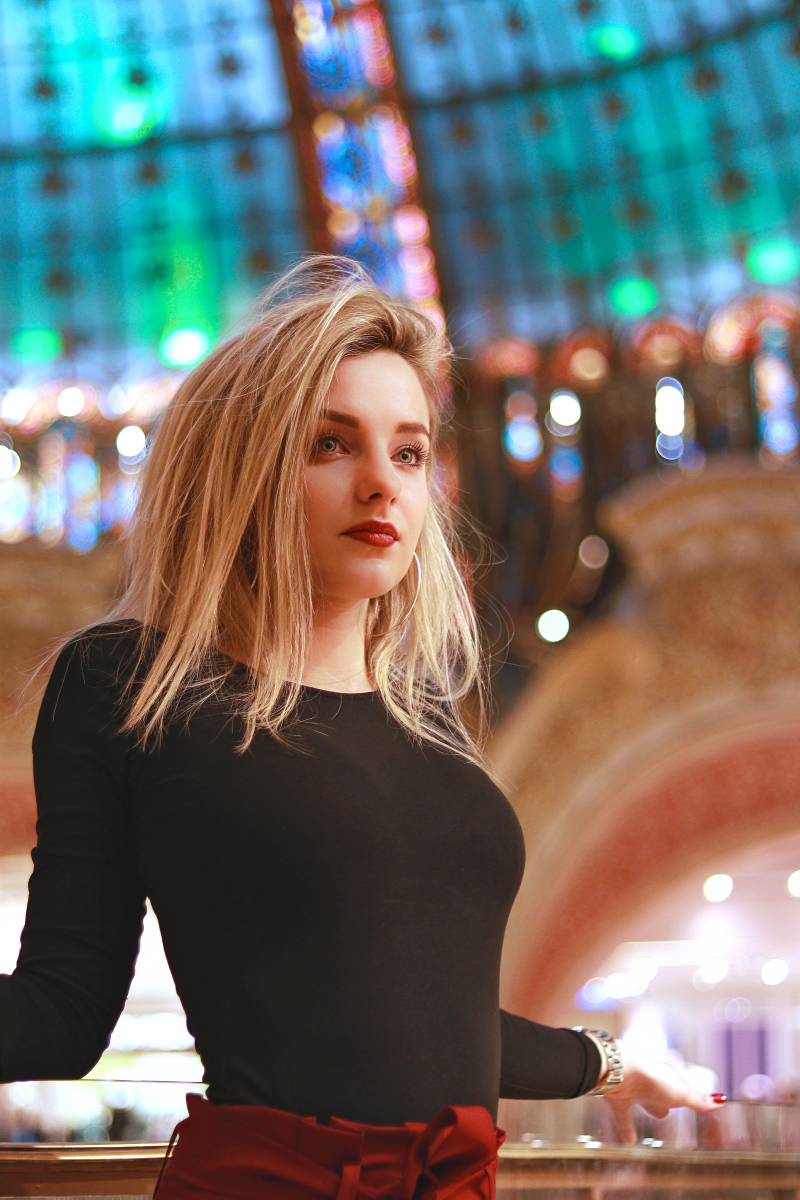
#> input picture OpenCv/Images/girl.jpg, 4000 x 6000 px, found by its file name (shown at 1/5 size)
$ python gplittingimg.py
#> lines starting #> are read from the running program, lines starting #| are printed output that depends on the picture
import cv2 as cv
import numpy as np

image = cv.imread('OpenCv\Images\girl.jpg')
#> image is the input picture: shape (6000, 4000, 3); mean B, G, R 105.8, 111.1, 111.3
img = cv.resize(image, (500,700), interpolation=cv.INTER_CUBIC)
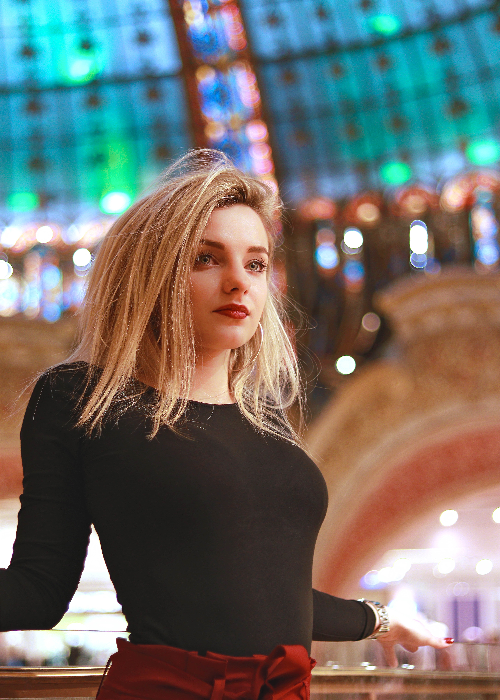
#> img: shape (700, 500, 3); mean B, G, R 105.8, 111.1, 111.2
cv.imshow('OG',img)

# split the image into color chanels
b,g,r = cv.split(img)
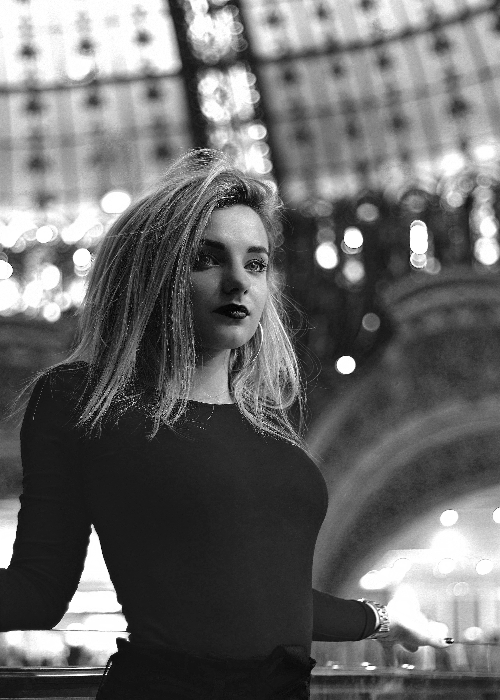
#> b: shape (700, 500); min 0, max 255, mean 105.8
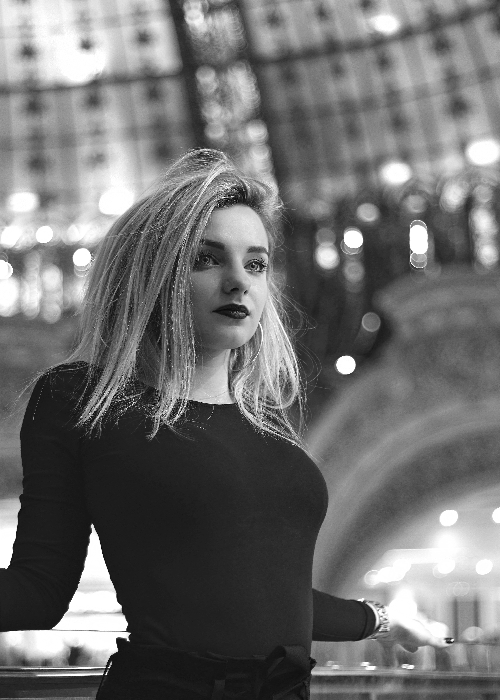
#> g: shape (700, 500); min 0, max 255, mean 111.1
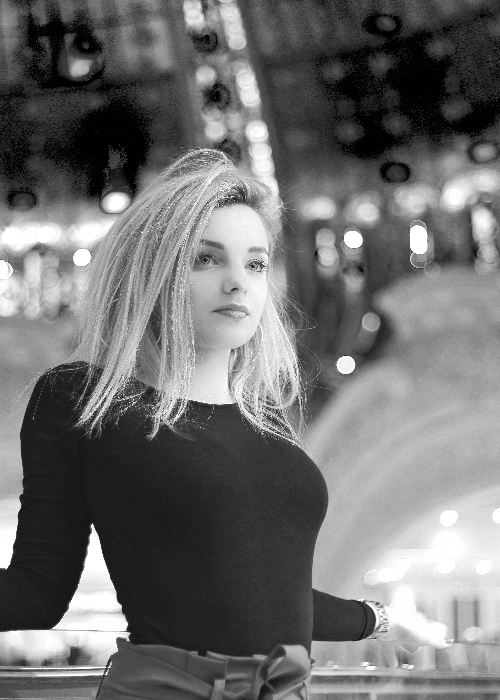
#> r: shape (700, 500); min 0, max 255, mean 111.2

cv.imshow('b',b)
cv.imshow('g',g)
cv.imshow('r',r)

# makeing a blank image
z = np.zeros(img.shape[:2], dtype = "uint8")

# # merge the image
# merge = cv.merge([b,g,r])
# cv.imshow('merge',merge)

# individual color chanels

blue = cv.merge([b,z,z])
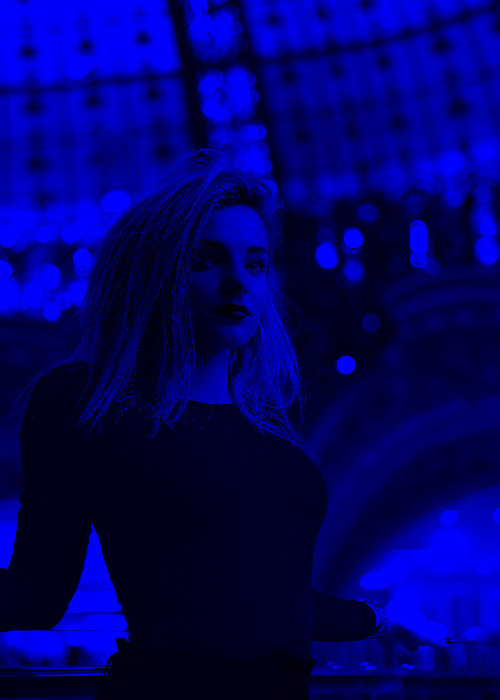
#> blue: shape (700, 500, 3); mean of channels 0, 1, 2 105.8, 0, 0; drawn as B, G, R
cv.imshow('blue', blue)

green = cv.merge([z,g,z])
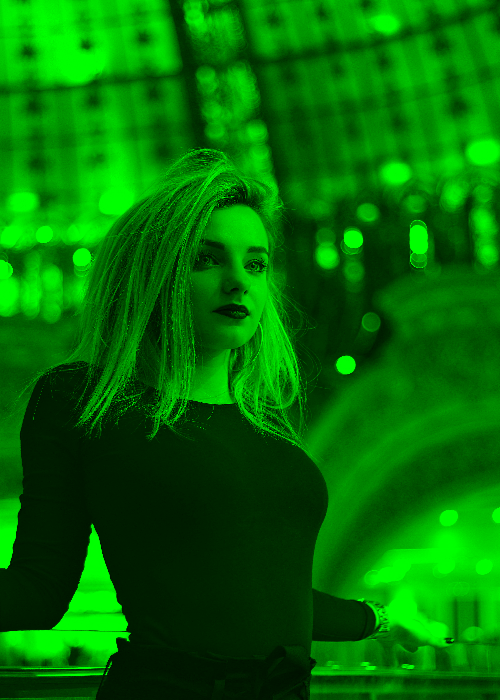
#> green: shape (700, 500, 3); mean of channels 0, 1, 2 0, 111.1, 0; drawn as B, G, R
cv.imshow('green', green)

red = cv.merge([z,z,r])
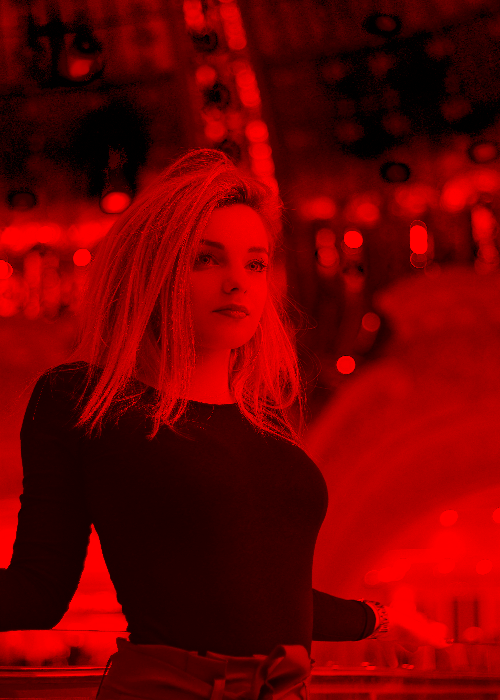
#> red: shape (700, 500, 3); mean of channels 0, 1, 2 0, 0, 111.2; drawn as B, G, R
cv.imshow('red', red)


print(img.shape)
#| (700, 500, 3)
print()

cv.waitKey(2200)

$ run again, with OpenCv/Images/b1.jpg copied over OpenCv/Images/girl.jpg
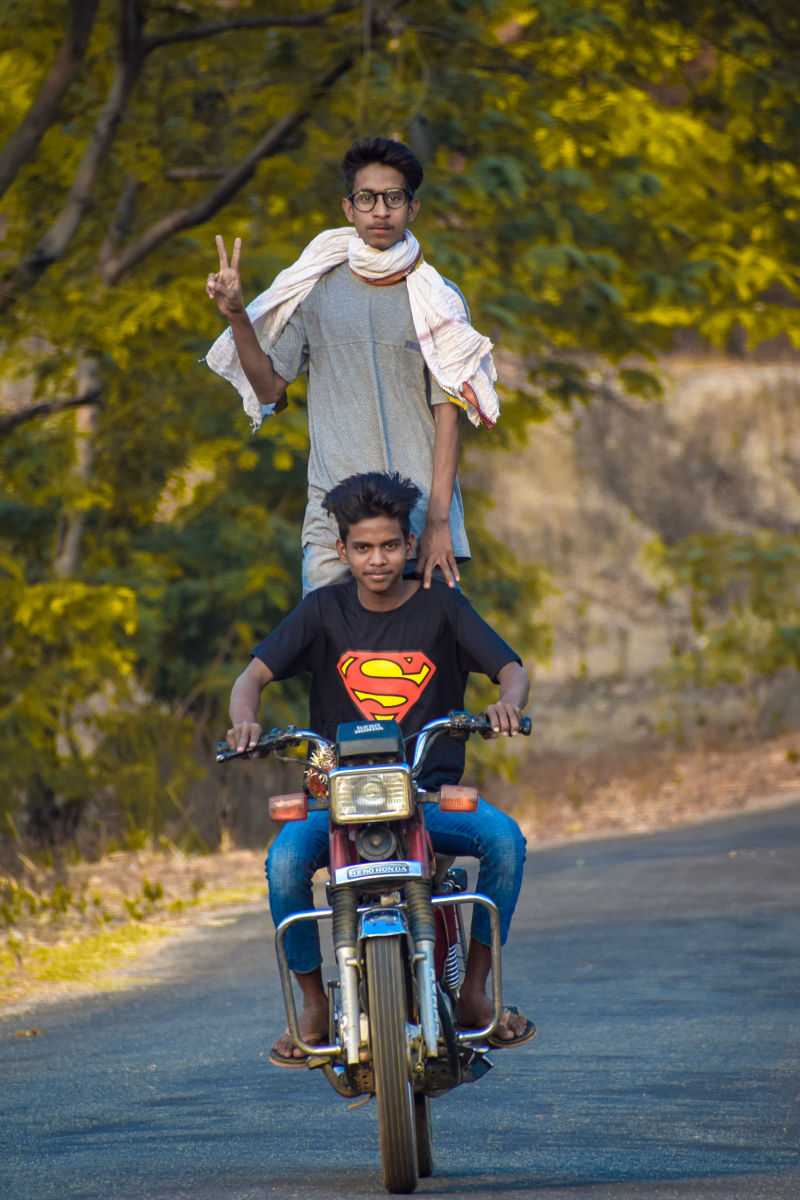
#> input picture OpenCv/Images/b1.jpg, 4000 x 6000 px, found by its file name (shown at 1/5 size)
#> image is the input picture: shape (6000, 4000, 3); mean B, G, R 72.4, 94.5, 98.4
#> `green = cv.merge([z,g,z])`:
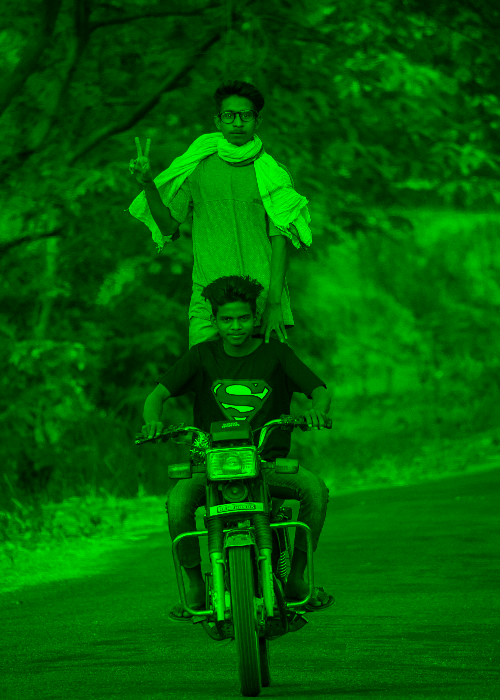
#> green: shape (700, 500, 3); mean of channels 0, 1, 2 0, 94.6, 0; drawn as B, G, R
#> `red = cv.merge([z,z,r])`:
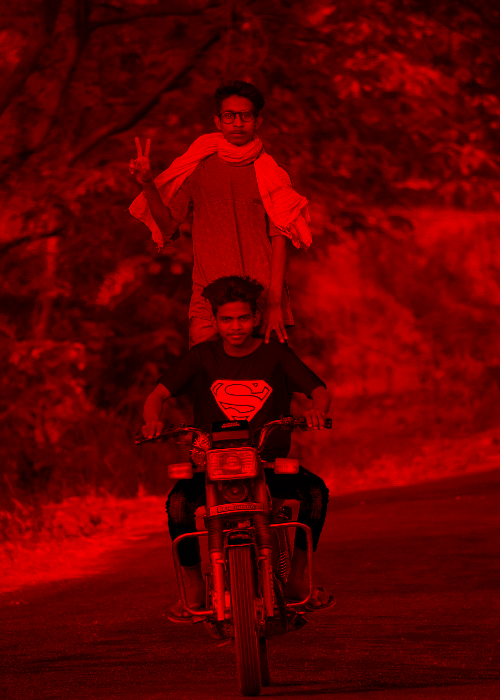
#> red: shape (700, 500, 3); mean of channels 0, 1, 2 0, 0, 98.5; drawn as B, G, R
#| (700, 500, 3)

$ run again, with OpenCv/Images/c1.jpg copied over OpenCv/Images/girl.jpg
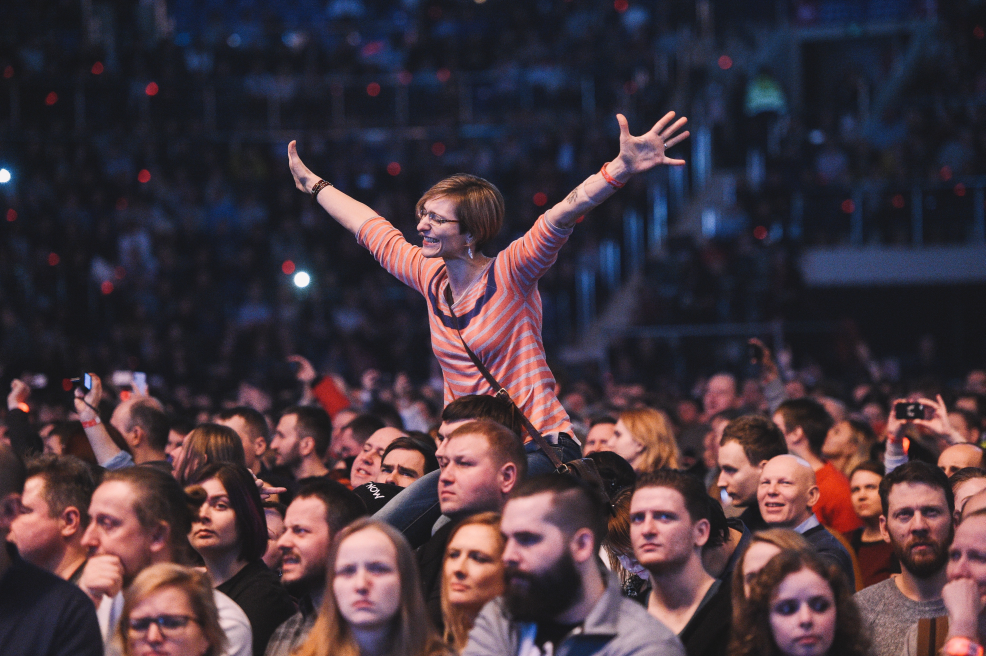
#> input picture OpenCv/Images/c1.jpg, 4928 x 3280 px, found by its file name (shown at 1/5 size)
#> image is the input picture: shape (3280, 4928, 3); mean B, G, R 62.7, 54.7, 70.2
#> `green = cv.merge([z,g,z])`:
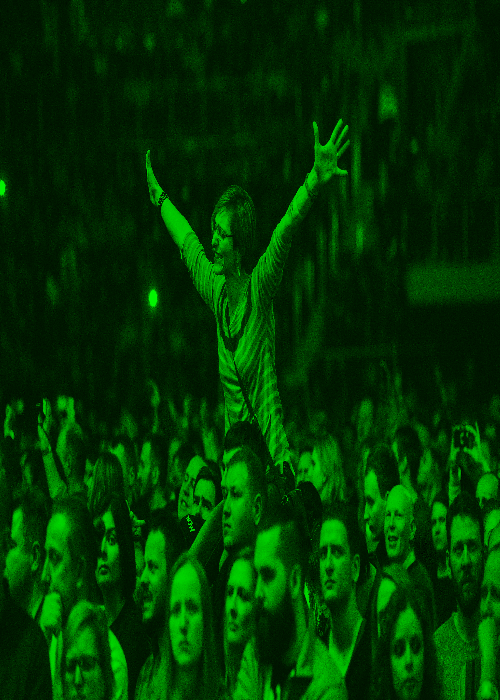
#> green: shape (700, 500, 3); mean of channels 0, 1, 2 0, 54.7, 0; drawn as B, G, R
#> `red = cv.merge([z,z,r])`:
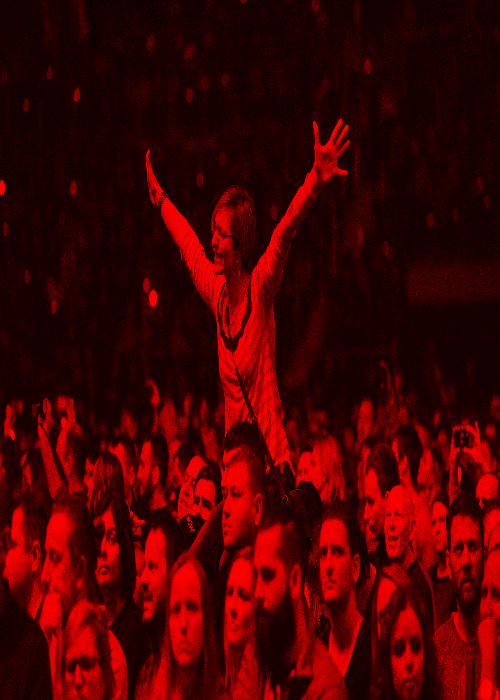
#> red: shape (700, 500, 3); mean of channels 0, 1, 2 0, 0, 70.2; drawn as B, G, R
#| (700, 500, 3)

$ run again, with OpenCv/Images/c2.jpg copied over OpenCv/Images/girl.jpg
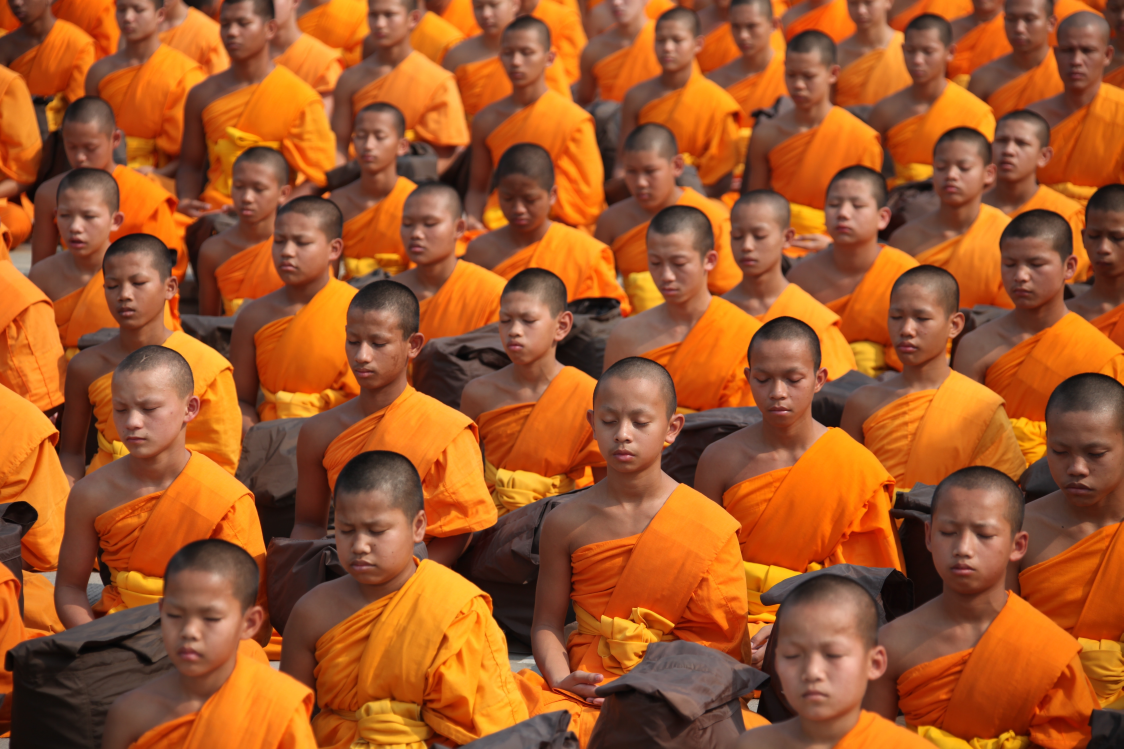
#> input picture OpenCv/Images/c2.jpg, 5616 x 3744 px, found by its file name (shown at 1/5 size)
#> image is the input picture: shape (3744, 5616, 3); mean B, G, R 41.6, 87.8, 160.6
#> `red = cv.merge([z,z,r])`:
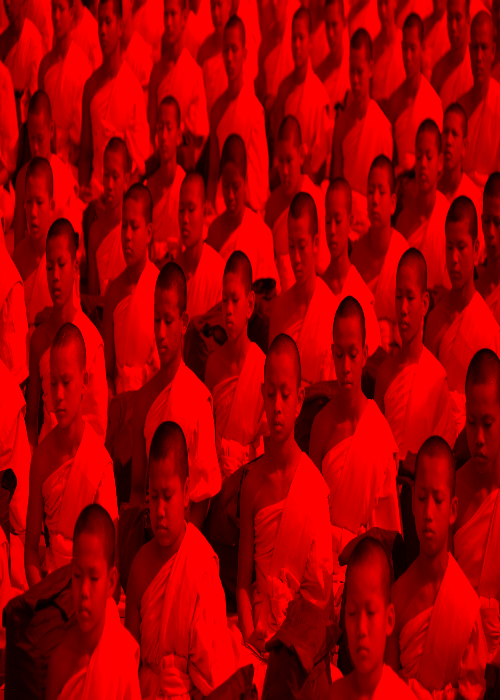
#> red: shape (700, 500, 3); mean of channels 0, 1, 2 0, 0, 160.6; drawn as B, G, R
#| (700, 500, 3)
